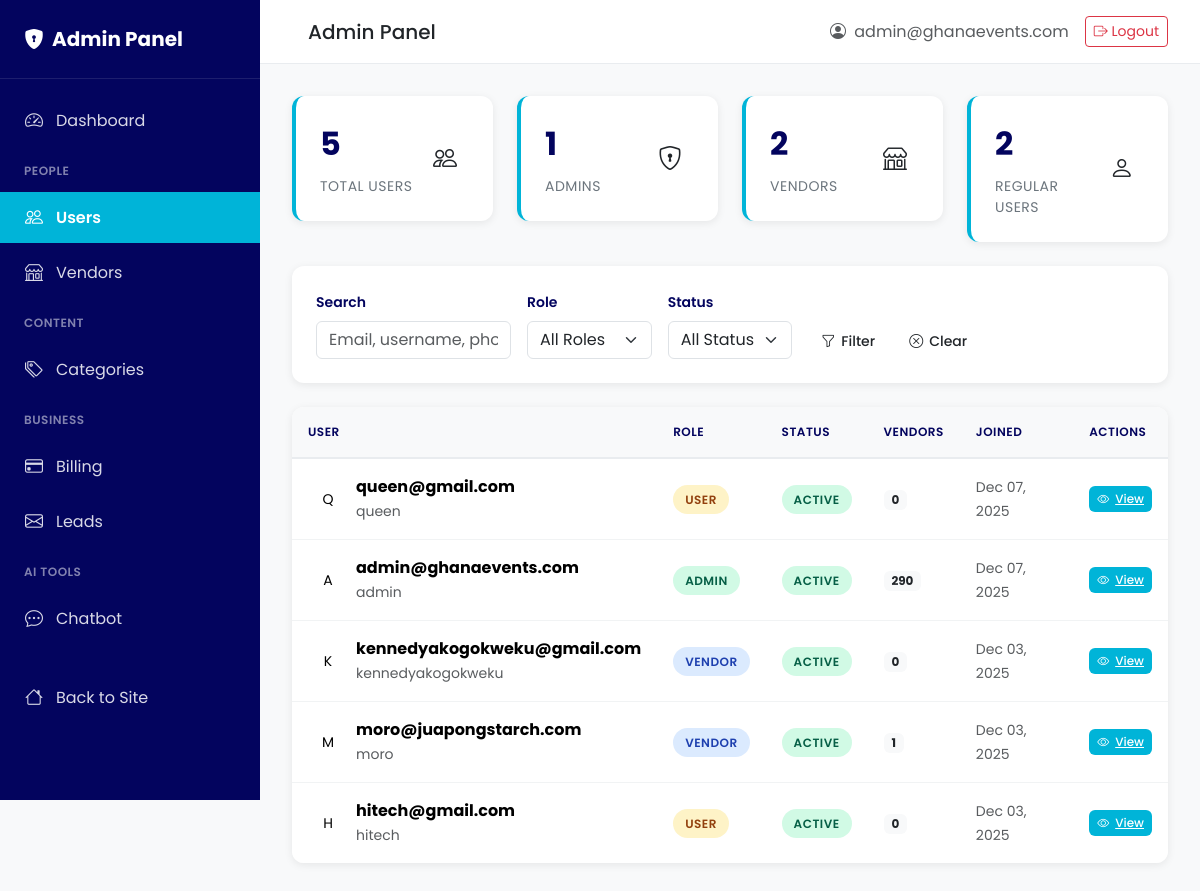
/admin-panel/users/ (signed in), run on an earlier commit of the app's database.
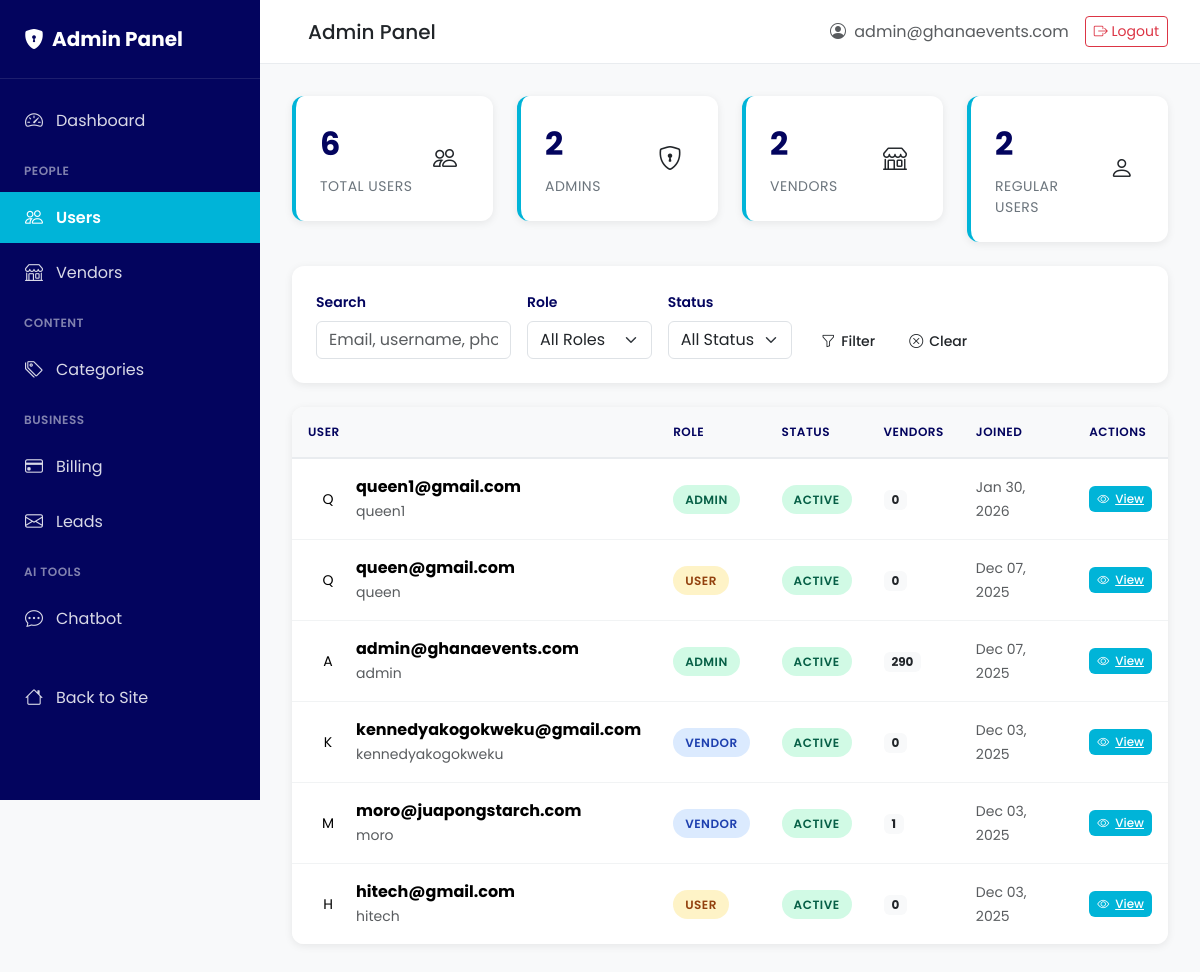
And on a later commit of the database.
### accounts/models.py (models this page shows, shortened)
class User(AbstractUser):
    ROLE_CHOICES = [
        ('user', 'User'),
        ('vendor', 'Vendor'),
        ('admin', 'Admin'),
    ]
    id = models.UUIDField(primary_key=True, default=uuid.uuid4, editable=False)
    email = models.EmailField(unique=True)
    phone = models.CharField(max_length=20, blank=True, null=True)
    role = models.CharField(max_length=10, choices=ROLE_CHOICES, default='user')
    favorites = models.JSONField(default=list, blank=True)
    created_at = models.DateTimeField(auto_now_add=True)
    updated_at = models.DateTimeField(auto_now=True)
    USERNAME_FIELD = 'email'
    REQUIRED_FIELDS = ['username']
    class Meta:
        db_table = 'users'
        ordering = ['-created_at']

### admin_panel/decorators.py (the view)
    def wrapper(request, *args, **kwargs):
        if not request.user.is_authenticated:
            messages.error(request, 'You must be logged in to access the admin panel.')
            return redirect('login')
        if request.user.role != 'admin':
            messages.error(request, 'You do not have permission to access the admin panel.')
            return redirect('home')
        return view_func(request, *args, **kwargs)

### templates/admin_panel/users/list.html (shortened to what the changed rows need)
{% extends 'admin_panel/base.html' %}
{% load static %}
{% block content %}
<div class="row g-4 mb-4">
    <div class="col-md-3">
        <div class="stat-card">
            <div class="d-flex justify-content-between align-items-center">
                <div>
                    <div class="stat-value">{{ stats.total }}</div>
                    <div class="stat-label">Total Users</div>
                </div>
            </div>
        </div>
    </div>
    <div class="col-md-3">
        <div class="stat-card">
            <div class="d-flex justify-content-between align-items-center">
                <div>
                    <div class="stat-value">{{ stats.admin }}</div>
                    <div class="stat-label">Admins</div>
                </div>
            </div>
        </div>
    </div>
</div>
<div class="admin-table-container">
    <div class="table-responsive">
        <table class="table admin-table">
            <thead>
                <tr>
                    <th>User</th>
                    <th>Role</th>
                    <th>Status</th>
                    <th>Vendors</th>
                    <th>Joined</th>
                    <th>Actions</th>
                </tr>
            </thead>
            <tbody>
                {% for user in page_obj %}
                    <tr>
                        <td>
                            <div class="d-flex align-items-center">
                                <div class="bg-gradient-secondary rounded-circle d-flex align-items-center justify-content-center me-2"
                                     style="width: 40px; height: 40px; font-size: 0.875rem;">
                                    {{ user.email|slice:":1"|upper }}
                                </div>
                                <div>
                                    <div class="fw-bold">{{ user.email }}</div>
                                    <small class="text-muted">{{ user.username }}</small>
                                </div>
                            </div>
                        </td>
                        <td>
                            <span class="status-badge
                                {% if user.role == 'admin' %}status-active
                                {% elif user.role == 'vendor' %}status-contacted
                                {% else %}status-new{% endif %}">
                                {{ user.get_role_display }}
                            </span>
                        </td>
                        <td>
                            {% if user.is_active %}
                                <span class="status-badge status-active">Active</span>
                            {% else %}
                                <span class="status-badge status-suspended">Inactive</span>
                            {% endif %}
                        </td>
                        <td>
                            <span class="badge bg-light text-dark">{{ user.vendors.count }}</span>
                        </td>
                        <td>
                            <small class="text-muted">{{ user.created_at|date:"M d, Y" }}</small>
                        </td>
                        <td>
                            <div class="action-btn-group">
                                <a href="{% url 'admin_panel:user_detail' user.id %}"
                                   class="action-btn action-btn-primary action-btn-sm">
                                    <i class="bi bi-eye"></i> View
                                </a>
                            </div>
                        </td>
                    </tr>
                {% endfor %}
            </tbody>
        </table>
    </div>
</div>
{% endblock %}

### templates/admin_panel/base.html (shortened to what the changed rows need)
{% load static %}
<!DOCTYPE html>
<html lang="en">
<head>
    <link href="https://cdn.jsdelivr.net/npm/bootstrap@5.3.2/dist/css/bootstrap.min.css" rel="stylesheet">
    <link href="https://cdn.jsdelivr.net/npm/bootstrap-icons@1.11.1/font/bootstrap-icons.css" rel="stylesheet">
    <link rel="stylesheet" href="{% static 'css/admin_panel.css' %}">
</head>
<body>
    <div class="admin-wrapper">
        <div class="admin-main">
            <header class="admin-header">
                <div class="d-flex align-items-center gap-3">
                    <span class="text-muted">
                        <i class="bi bi-person-circle me-1"></i>
                        {{ request.user.email }}
                    </span>
                    <a href="{% url 'logout' %}" class="btn btn-outline-danger btn-sm">
                        <i class="bi bi-box-arrow-right"></i> Logout
                    </a>
                </div>
            </header>
            <main class="admin-content">
                {% block content %}{% endblock %}
            </main>
        </div>
    </div>
</body>
</html>

What changed in the data, as far as the page shows it:
added User: email "Q", email "queen1@gmail.com", username "queen1", role "ADMIN", is_active "ACTIVE", vendors.count "0", created_at "Jan 30, 2026"
Also different on the page:
{{ stats.total }}: "5" → "6"
{{ stats.admin }}: "1" → "2"
